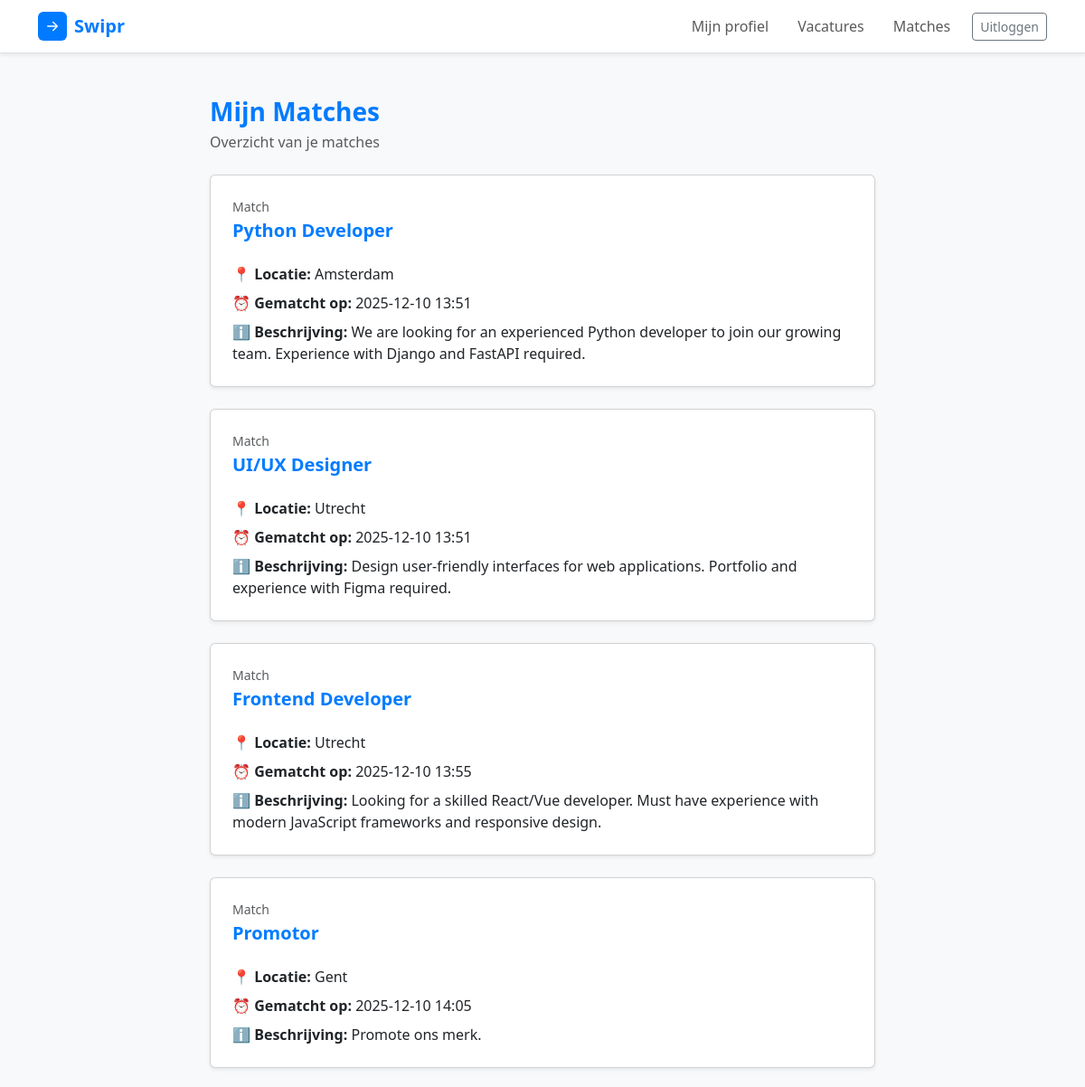
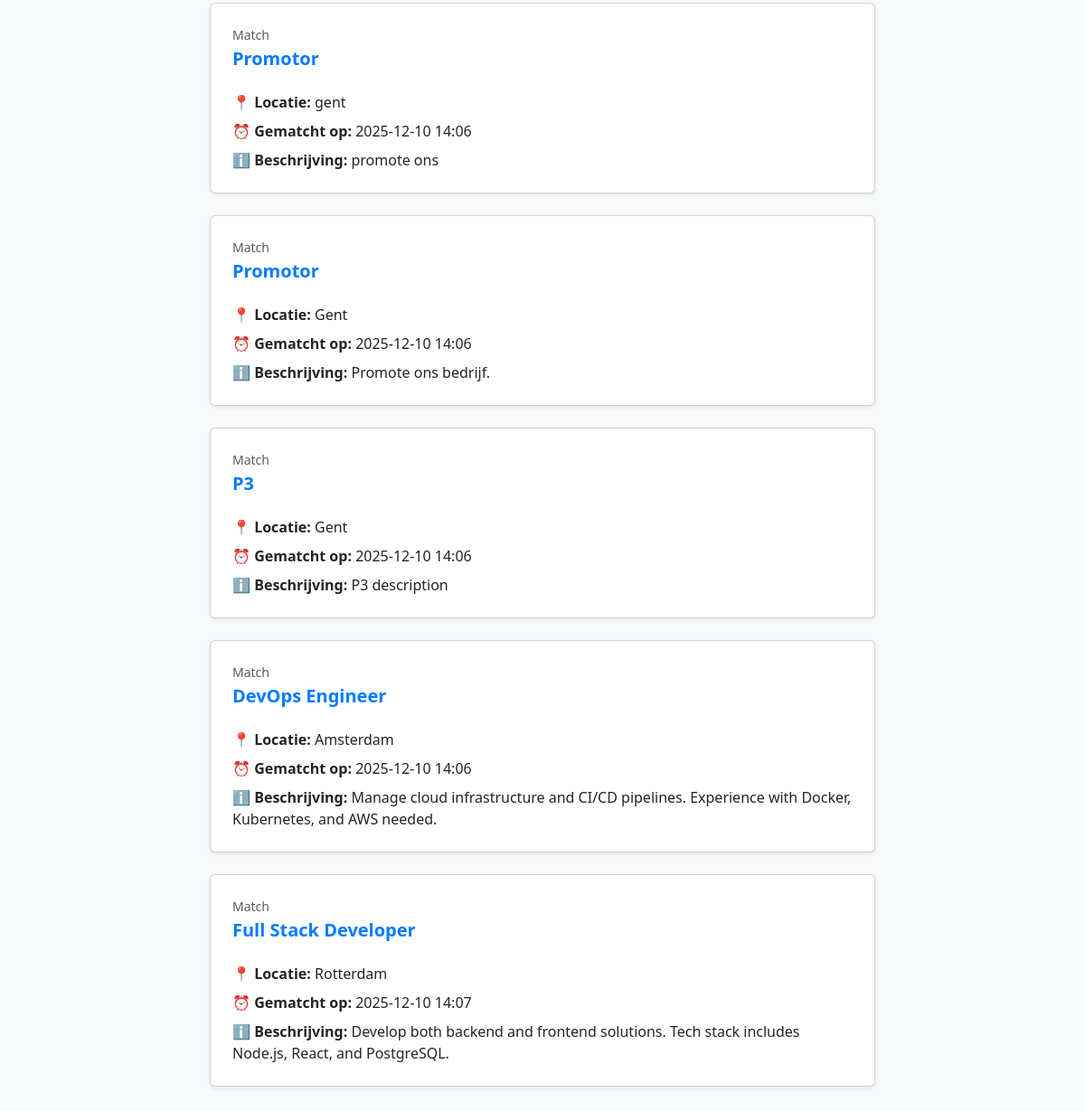
Page /match_page (signed in) on the committed database (2 pictures, top to bottom).
### apppp/models.py (models this page shows)
class JobListing(db.Model):
    __tablename__ = "job_listing"
    id = db.Column(db.Integer, primary_key=True, autoincrement=True)
    employer_id = db.Column(db.Integer, db.ForeignKey("employer.id"), nullable=False)
    client = db.Column(db.String(140), nullable=True)
    is_active = db.Column(db.Boolean, default=True)
    title = db.Column(db.String(140), nullable=False)
    description = db.Column(db.Text)
    location = db.Column(db.String(120))
    employer = db.relationship("Employer", back_populates="job_listings")
    matches = db.relationship("Match", back_populates="job")

class Match(db.Model):
    __tablename__ = "match"
    id = db.Column(db.Integer, primary_key=True, autoincrement=True)
    user_id = db.Column(db.Integer, db.ForeignKey("app_user.id"), nullable=False)
    job_id = db.Column(db.Integer, db.ForeignKey("job_listing.id"), nullable=False)
    matched_at = db.Column(db.DateTime, default=datetime.utcnow)
    user = db.relationship("AppUser", back_populates="matches")
    job = db.relationship("JobListing", back_populates="matches")

### apppp/routes.py (the view, shortened to what this page needs)
    @app.route("/match_page")
    @login_required
    def match_page():
        formatted = []
        for m in current_user.matches:
            formatted.append({"match": m, "job": m.job, "user": current_user})
        return render_template("match_page.html", matches=formatted)

### templates/match_page.html (shortened to what this page needs)
{% extends "base.html" %}
{% block content %}
{% from '_navbar.html' import navbar %}
{% set is_recruiter = (current_user.is_authenticated and current_user.role == 'recruiter') %}
{% set variant = 'bedrijf' if is_recruiter else 'student' %}
{% set brand_text_class = 'text-swipr-bedrijf' if is_recruiter else 'text-swipr-student' %}
{{ navbar(
  variant=variant,
  show_brand=True,
  links=(
    [
      {'href':'/student_dashboard','label':'Mijn profiel'},
      {'href':'/vacatures_student','label':'Vacatures'},
      {'href':'/match_page','label':'Matches'}
    ] if (current_user.is_authenticated and current_user.role == 'student')
    else
    [
      {'href':'/recruiter_dashboard','label':'Dashboard'},
      {'href':'/match_page','label':'Matches'}
    ]
  ),
  right_buttons=[{'href':'/logout','label':'Uitloggen','style':'outline'}]
) }}
<div class="container py-5">
  <div class="row justify-content-center">
    <div class="col-lg-8">
      <div class="mb-4">
        <h1 class="h3 fw-bold {{ brand_text_class }} mb-1">Mijn Matches</h1>
        <p class="text-muted mb-0">Overzicht van je matches</p>
      </div>
      {% if matches %}
        {% for item in matches %}
          {% if item is mapping %}
            {% set job = item.job %}
            {% set match = item.match %}
          {% else %}
            {% set job = item.job %}
            {% set match = item %}
          {% endif %}
          <div class="card shadow-sm mb-4">
            <div class="card-body p-4">
              <div class="d-flex justify-content-between align-items-start gap-3">
                <div>
                  <div class="text-muted small mb-1">Match</div>
                  <h2 class="h5 fw-bold {{ brand_text_class }} mb-2">
                    {{ job.title }}
                  </h2>
                </div>
              </div>
              <ul class="list-unstyled mb-0 mt-3">
                <li class="mb-2">
                  📍 <strong>Locatie:</strong> {{ job.location or '-' }}
                </li>
                <li class="mb-2">
                  ⏰ <strong>Gematcht op:</strong>
                  {{ match.matched_at.strftime("%Y-%m-%d %H:%M") if match and match.matched_at else '-' }}
                </li>
                <li>
                  ℹ️ <strong>Beschrijving:</strong>
                  {{ job.description[:140] if job.description else '-' }}
                </li>
              </ul>
            </div>
          </div>
        {% endfor %}
      {% endif %}
    </div>
  </div>
</div>
{% endblock %}

### templates/base.html (shortened to what this page needs)
<!DOCTYPE html>
<html lang="nl">
<head>
  <link href="https://cdn.jsdelivr.net/npm/bootstrap@5.3.3/dist/css/bootstrap.min.css" rel="stylesheet">
  <link rel="stylesheet" href="{{ url_for('static', filename='css/style.css') }}">
</head>
<body class="bg-light">
  {% block content %}{% endblock %}
</body>
</html>

### templates/_navbar.html (shortened to what this page needs)
{% from '_logo.html' import logo_brand %}
{% macro navbar(variant='student', show_brand=True, links=[], right_buttons=[]) %}
<nav class="navbar navbar-expand-lg navbar-light bg-white border-bottom shadow-sm">
  <div class="container">
    {% if show_brand %}
  {% set brand_bg = '#007bff' if variant == 'student' else '#ff4b5c' %}
  <a class="navbar-brand fw-bold d-flex align-items-center gap-2
     {% if variant == 'student' %}text-swipr-student{% else %}text-swipr-bedrijf{% endif %}"
     href="/">
    {{ logo_brand(32, brand_bg, 'Swipr') }}
  </a>
{% endif %}
    <div class="collapse navbar-collapse" id="mainNav">
      <ul class="navbar-nav ms-auto align-items-lg-center gap-lg-3">
        {% for link in links %}
          <li class="nav-item">
            <a class="nav-link" href="{{ link.href }}">{{ link.label }}</a>
          </li>
        {% endfor %}
        {% for btn in right_buttons %}
          <li class="nav-item">
            <a href="{{ btn.href }}"
               class="btn
               {% if btn.style == 'outline' %}
                 btn-outline-secondary btn-sm
               {% elif variant == 'student' %}
                 btn-swipr-student
               {% else %}
                 btn-swipr-bedrijf
               {% endif %}">
              {{ btn.label }}
            </a>
          </li>
        {% endfor %}
      </ul>
    </div>
  </div>
</nav>
{% endmacro %}

### templates/_logo.html (shortened to what this page needs)
{% macro logo_brand(size=32, bg_color='#007bff', text='Swipr') %}
<span class="d-inline-flex align-items-center gap-2 fw-semibold">
  <span class="d-inline-flex align-items-center justify-content-center rounded"
        style="width:{{ size }}px;height:{{ size }}px;background-color:{{ bg_color }};">
    <svg width="18" height="18" viewBox="0 0 24 24" fill="none"
         xmlns="http://www.w3.org/2000/svg">
      <path d="M5 12h12" stroke="white" stroke-width="2"
            stroke-linecap="round" stroke-linejoin="round"/>
      <path d="M13 6l6 6-6 6" stroke="white" stroke-width="2"
            stroke-linecap="round" stroke-linejoin="round"/>
    </svg>
  </span>
  <span>{{ text }}</span>
</span>
{% endmacro %}

### static/css/style.css (style rules this page uses)
:root { --swipr-blue: #007bff; --swipr-blue-dark: #0056b3; --swipr-red: #ff4b5c; --swipr-red-dark: #e04352; }
.text-swipr-student { color: var(--swipr-blue) !important; }

### rows in the picture
JobListing: title "Python Developer", location "Amsterdam", description "We are looking for an experienced Python developer to join our growing team. Experience with Django and FastAPI required."
Match: matched_at "2025-12-10 13:51"
JobListing: title "UI/UX Designer", location "Utrecht", description "Design user-friendly interfaces for web applications. Portfolio and experience with Figma required."
Match: matched_at "2025-12-10 13:51"
JobListing: title "Frontend Developer", location "Utrecht", description "Looking for a skilled React/Vue developer. Must have experience with modern JavaScript frameworks and responsive design."
Match: matched_at "2025-12-10 13:55"
JobListing: title "Promotor", location "Gent", description "Promote ons merk."
Match: matched_at "2025-12-10 14:05"
JobListing: title "Promotor", location "gent", description "promote ons"
Match: matched_at "2025-12-10 14:06"
JobListing: title "Promotor", location "Gent", description "Promote ons bedrijf."
Match: matched_at "2025-12-10 14:06"
JobListing: title "P3", location "Gent", description "P3 description"
Match: matched_at "2025-12-10 14:06"
JobListing: title "DevOps Engineer", location "Amsterdam", description "Manage cloud infrastructure and CI/CD pipelines. Experience with Docker, Kubernetes, and AWS needed."
Match: matched_at "2025-12-10 14:06"
JobListing: title "Full Stack Developer", location "Rotterdam", description "Develop both backend and frontend solutions. Tech stack includes Node.js, React, and PostgreSQL."
Match: matched_at "2025-12-10 14:07"

### other values in the picture
{{ text }} "Swipr"
{{ link.label }} "Mijn profiel" "Vacatures" "Matches"
{{ btn.label }} "Uitloggen"
